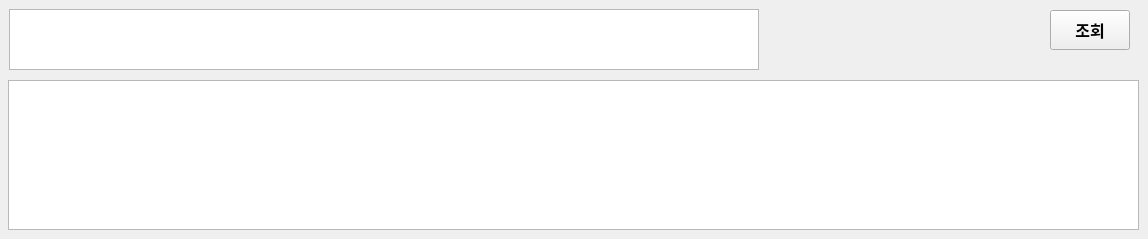
       <widget class="QWidget" name="accountTab1">
        <attribute name="title">
         <string>잔고</string>
        </attribute>
        <widget class="QTableWidget" name="tbAccSummary">
         <property name="geometry">
          <rect>
           <x>9</x>
           <y>9</y>
           <width>750</width>
           <height>61</height>
          </rect>
         </property>
         <property name="alternatingRowColors">
          <bool>true</bool>
         </property>
         <property name="rowCount">
          <number>1</number>
         </property>
         <attribute name="horizontalHeaderVisible">
          <bool>false</bool>
         </attribute>
         <attribute name="horizontalHeaderDefaultSectionSize">
          <number>100</number>
         </attribute>
         <attribute name="horizontalHeaderHighlightSections">
          <bool>false</bool>
         </attribute>
         <attribute name="horizontalHeaderMinimumSectionSize">
          <number>30</number>
         </attribute>
         <attribute name="verticalHeaderVisible">
          <bool>false</bool>
         </attribute>
         <attribute name="verticalHeaderDefaultSectionSize">
          <number>4</number>
         </attribute>
         <attribute name="verticalHeaderHighlightSections">
          <bool>false</bool>
         </attribute>
         <attribute name="verticalHeaderMinimumSectionSize">
          <number>5</number>
         </attribute>
         <row/>
        </widget>
        <widget class="QTableWidget" name="tbAccDetail">
         <property name="geometry">
          <rect>
           <x>8</x>
           <y>80</y>
           <width>1131</width>
           <height>150</height>
          </rect>
         </property>
         <property name="rowCount">
          <number>1</number>
         </property>
         <attribute name="verticalHeaderVisible">
          <bool>false</bool>
         </attribute>
         <attribute name="verticalHeaderDefaultSectionSize">
          <number>7</number>
         </attribute>
         <row/>
        </widget>
        <widget class="QPushButton" name="pbtnSelect">
         <property name="geometry">
          <rect>
           <x>1050</x>
           <y>10</y>
           <width>80</width>
           <height>40</height>
          </rect>
         </property>
         <property name="font">
          <font>
           <family>Arial</family>
           <pointsize>12</pointsize>
           <weight>75</weight>
           <bold>true</bold>
          </font>
         </property>
         <property name="text">
          <string>조회</string>
         </property>
        </widget>
       </widget>
